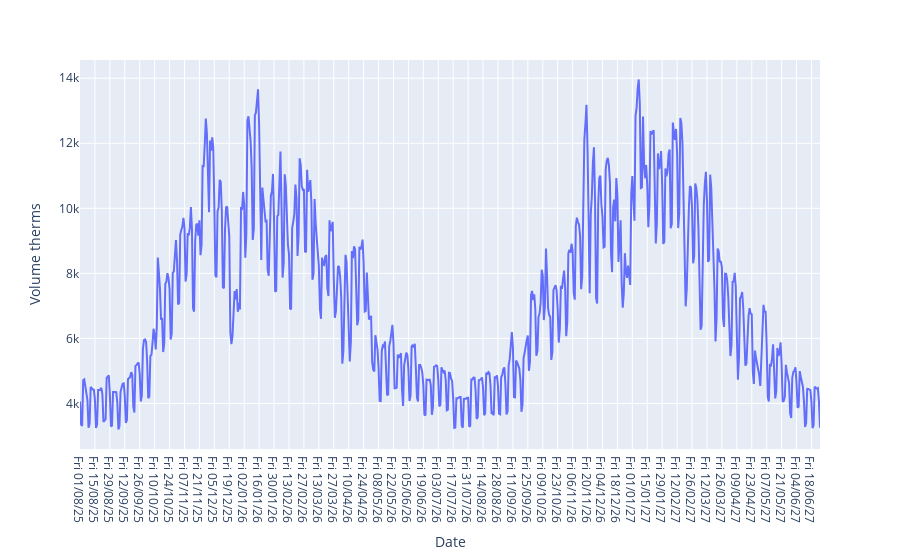

Notebook code for this chart:
### Markdown cell above
**Now do the same for the gas_volume data frame:**

### Code cell
fig = px.line(gas_vol,x="Date", y="Volume therms")
fig.show()

### Figure 1 — Plotly figure (JSON) as saved in the notebook; plotly's stock layout.template omitted (floating-point values rounded to 4 significant figures; data arrays with more than 128 entries replaced by an {"elided": "..."} marker saying what was removed)
{"data": [{"hovertemplate": "Date=%{x}<br>Volume therms=%{y}<extra></extra>", "legendgroup": "", "line": {"color": "#636efa", "dash": "solid"}, "marker": {"symbol": "circle"}, "mode": "lines", "name": "", "orientation": "v", "showlegend": false, "type": "scatter", "x": {"elided": "695 str values"}, "xaxis": "x", "y": {"elided": "695 float values"}, "yaxis": "y"}], "layout": {"autosize": true, "legend": {"tracegroupgap": 0}, "margin": {"t": 60}, "xaxis": {"anchor": "y", "autorange": true, "domain": [0, 1], "range": [0, 694], "title": {"text": "Date"}, "type": "category"}, "yaxis": {"anchor": "x", "autorange": true, "domain": [0, 1], "range": [2600.0, 14560.0], "title": {"text": "Volume therms"}, "type": "linear"}}}
